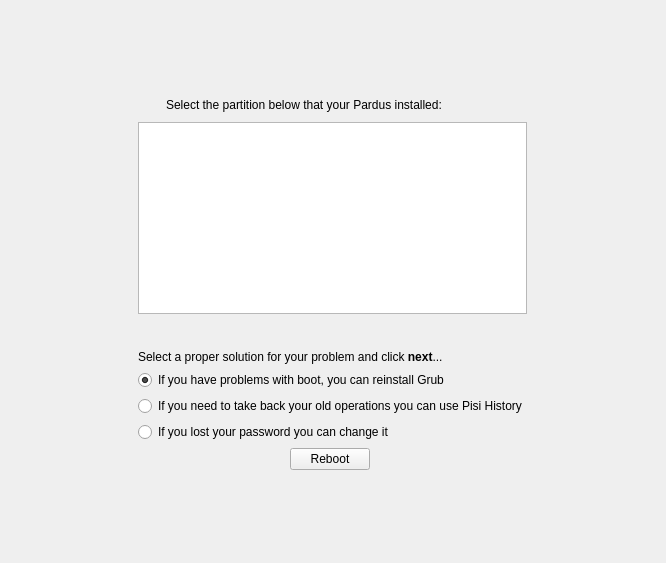
<?xml version="1.0" encoding="UTF-8"?>
<ui version="4.0">
 <class>RescueWidget</class>
 <widget class="QWidget" name="RescueWidget">
  <property name="geometry">
   <rect>
    <x>0</x>
    <y>0</y>
    <width>666</width>
    <height>563</height>
   </rect>
  </property>
  <property name="windowTitle">
   <string>Form1</string>
  </property>
  <property name="styleSheet">
   <string notr="true"/>
  </property>
  <layout class="QGridLayout" name="gridLayout">
   <item row="0" column="1" colspan="2">
    <spacer>
     <property name="orientation">
      <enum>Qt::Vertical</enum>
     </property>
     <property name="sizeType">
      <enum>QSizePolicy::Expanding</enum>
     </property>
     <property name="sizeHint" stdset="0">
      <size>
       <width>20</width>
       <height>51</height>
      </size>
     </property>
    </spacer>
   </item>
   <item row="1" column="1" colspan="2">
    <layout class="QHBoxLayout" name="horizontalLayout_2">
     <item>
      <widget class="QLabel" name="info">
       <property name="minimumSize">
        <size>
         <width>22</width>
         <height>22</height>
        </size>
       </property>
       <property name="maximumSize">
        <size>
         <width>22</width>
         <height>22</height>
        </size>
       </property>
       <property name="text">
        <string/>
       </property>
       <property name="pixmap">
        <pixmap resource="../../data.qrc">:/gui/pics/help-about.png</pixmap>
       </property>
       <property name="scaledContents">
        <bool>true</bool>
       </property>
      </widget>
     </item>
     <item>
      <widget class="QLabel" name="infoLabel">
       <property name="styleSheet">
        <string notr="true"/>
       </property>
       <property name="text">
        <string>Select the partition below that your Pardus installed:</string>
       </property>
       <property name="wordWrap">
        <bool>true</bool>
       </property>
      </widget>
     </item>
    </layout>
   </item>
   <item row="2" column="0">
    <spacer>
     <property name="orientation">
      <enum>Qt::Horizontal</enum>
     </property>
     <property name="sizeType">
      <enum>QSizePolicy::Expanding</enum>
     </property>
     <property name="sizeHint" stdset="0">
      <size>
       <width>131</width>
       <height>20</height>
      </size>
     </property>
    </spacer>
   </item>
   <item row="2" column="1" colspan="2">
    <widget class="QListWidget" name="partitionList">
     <property name="iconSize">
      <size>
       <width>32</width>
       <height>32</height>
      </size>
     </property>
    </widget>
   </item>
   <item row="2" column="3">
    <spacer>
     <property name="orientation">
      <enum>Qt::Horizontal</enum>
     </property>
     <property name="sizeType">
      <enum>QSizePolicy::Expanding</enum>
     </property>
     <property name="sizeHint" stdset="0">
      <size>
       <width>131</width>
       <height>20</height>
      </size>
     </property>
    </spacer>
   </item>
   <item row="3" column="1" colspan="2">
    <spacer name="verticalSpacer">
     <property name="orientation">
      <enum>Qt::Vertical</enum>
     </property>
     <property name="sizeType">
      <enum>QSizePolicy::Fixed</enum>
     </property>
     <property name="sizeHint" stdset="0">
      <size>
       <width>20</width>
       <height>30</height>
      </size>
     </property>
    </spacer>
   </item>
   <item row="4" column="1" colspan="2">
    <widget class="QLabel" name="solutionLabel">
     <property name="text">
      <string>Select a proper solution for your problem and click &lt;b&gt;next&lt;/b&gt;...</string>
     </property>
     <property name="wordWrap">
      <bool>true</bool>
     </property>
    </widget>
   </item>
   <item row="5" column="1" colspan="2">
    <widget class="QRadioButton" name="useGrub">
     <property name="text">
      <string>If you have problems with boot, you can reinstall Grub</string>
     </property>
     <property name="iconSize">
      <size>
       <width>48</width>
       <height>48</height>
      </size>
     </property>
     <property name="checked">
      <bool>true</bool>
     </property>
    </widget>
   </item>
   <item row="6" column="1" colspan="2">
    <widget class="QRadioButton" name="usePisiHs">
     <property name="styleSheet">
      <string/>
     </property>
     <property name="text">
      <string>If you need to take back your old operations you can use Pisi History</string>
     </property>
     <property name="iconSize">
      <size>
       <width>48</width>
       <height>48</height>
      </size>
     </property>
    </widget>
   </item>
   <item row="7" column="1" colspan="2">
    <widget class="QRadioButton" name="usePassword">
     <property name="enabled">
      <bool>true</bool>
     </property>
     <property name="styleSheet">
      <string/>
     </property>
     <property name="text">
      <string>If you lost your password you can change it</string>
     </property>
     <property name="iconSize">
      <size>
       <width>48</width>
       <height>48</height>
      </size>
     </property>
    </widget>
   </item>
   <item row="8" column="1">
    <layout class="QHBoxLayout" name="horizontalLayout">
     <item>
      <spacer name="horizontalSpacer">
       <property name="orientation">
        <enum>Qt::Horizontal</enum>
       </property>
       <property name="sizeHint" stdset="0">
        <size>
         <width>40</width>
         <height>20</height>
        </size>
       </property>
      </spacer>
     </item>
     <item>
      <widget class="QPushButton" name="rebootButton">
       <property name="text">
        <string>Reboot</string>
       </property>
      </widget>
     </item>
     <item>
      <spacer name="horizontalSpacer_2">
       <property name="orientation">
        <enum>Qt::Horizontal</enum>
       </property>
       <property name="sizeHint" stdset="0">
        <size>
         <width>40</width>
         <height>20</height>
        </size>
       </property>
      </spacer>
     </item>
    </layout>
   </item>
   <item row="9" column="1" colspan="2">
    <spacer>
     <property name="orientation">
      <enum>Qt::Vertical</enum>
     </property>
     <property name="sizeType">
      <enum>QSizePolicy::Expanding</enum>
     </property>
     <property name="sizeHint" stdset="0">
      <size>
       <width>20</width>
       <height>40</height>
      </size>
     </property>
    </spacer>
   </item>
  </layout>
 </widget>
 <layoutdefault spacing="6" margin="11"/>
 <pixmapfunction>qPixmapFromMimeSource</pixmapfunction>
 <resources>
  <include location="../../data.qrc"/>
 </resources>
 <connections/>
</ui>
